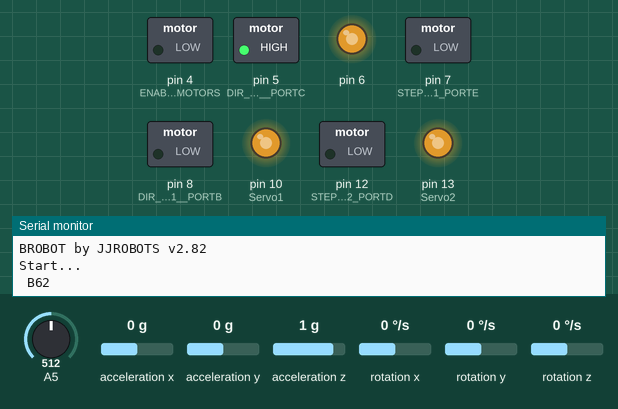
This sketch was run on a simulated Arduino Leonardo, built with avr-gcc and run on an emulated ATmega32U4. Shown: switched loads named in the sketch (green lamp = pin HIGH), output pins drawn as LEDs (lit = HIGH), the last lines printed to the serial monitor. Wiring (inferred from the names in the program): MPU-6050 motion sensor at I2C address 0x68. The inputs (shaded band) are chosen by the test bench; at power-on: acceleration z 1 g, acceleration y 0 g, A5 = 512, acceleration x 0 g, rotation x 0 °/s, rotation y 0 °/s, rotation z 0 °/s. The modem accepts every AT command (registered, SIM ready, sends succeed) and sends nothing else.

Above: at 19.3 s.
19.4 s: acceleration z set to 0.1 g
20.9 s: acceleration z set to -0.2 g
At 22.2 s:
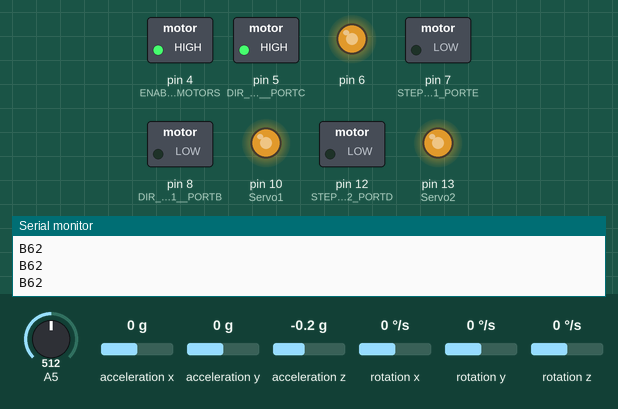
22.7 s: acceleration y set to -0.2 g
At 24.5 s:
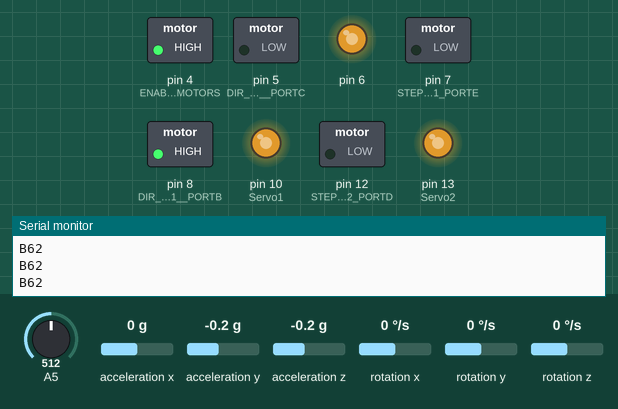
24.8 s: acceleration z set to 0.1 g
At 27.0 s:
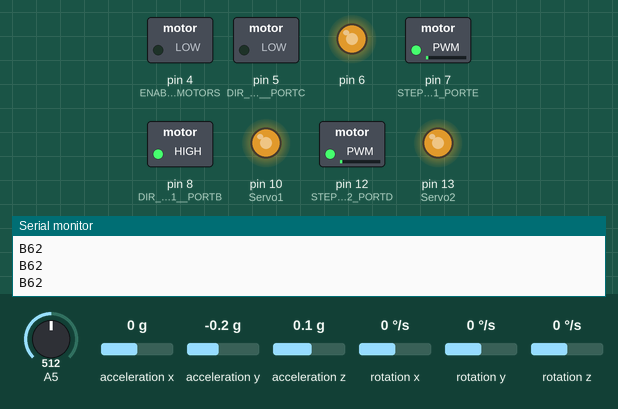
Timing chart, 0 to 28.5 s (numbered marks = the images above; inputs shaded):
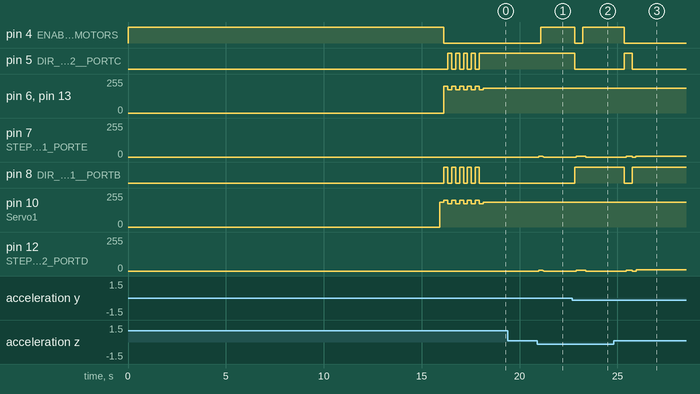

The sketch:

BROBOT_EHANG.ino
```cpp
/*
 * @Author: ylt
 * @Date: 2019-10-11 12:44:21
 * @LastEditors: ylt
 * @LastEditTime: 2019-10-29 16:39:42
 * @FilePath: \BROBOT_EVO2\BROBOT_EVO2.ino
 */
// EhangBRobot Based on JJROBOTS BROBOT
// Join the module Wifi Access Point (by default: JJROBOTS_XX) with your Smartphone/Tablet...
//   Wifi password: 87654321
// For TouchOSC users (IOS): Install the BROBOT layout into the OSC app (Touch OSC) and start play! (read the project page)
// OSC controls:
//    fader1: Throttle (0.0-1.0) OSC message: /1/fader1
//    fader2: Steering (0.0-1.0) OSC message: /1/fader2
//    push1: Move servo arm (and robot raiseup) OSC message /1/push1
//    if you enable the touchMessage on TouchOSC options, controls return to center automatically when you lift your fingers
//    PRO mode (PRO button). On PRO mode steering and throttle are more aggressive
//    PAGE2: PID adjustements [optional][dont touch if you dont know what you are doing...;-) ]

#include <Wire.h>

// Uncomment this lines to connect to an external Wifi router (join an existing Wifi network)
// #define EXTERNAL_WIFI
// #define WIFI_SSID "FAST_347C"
// #define WIFI_PASSWORD "405405405"
// #define WIFI_IP "192.168.1.101"  // Force ROBOT IP
// #define TELEMETRY "192.168.1.38" // Tlemetry server port 2223

#define TELEMETRY "192.168.4.2" // Default telemetry server (first client) port 2223

// NORMAL MODE PARAMETERS (MAXIMUN SETTINGS)
#define MAX_THROTTLE 550
#define MAX_STEERING 140
#define MAX_TARGET_ANGLE 14

// PRO MODE = MORE AGGRESSIVE (MAXIMUN SETTINGS)
#define MAX_THROTTLE_PRO 780   // Max recommended value: 860
#define MAX_STEERING_PRO 260   // Max recommended value: 280
#define MAX_TARGET_ANGLE_PRO 26   // Max recommended value: 32

// Default control terms for EVO 2
#define KP 0.32
#define KD 0.050
#define KP_THROTTLE 0.080
#define KI_THROTTLE 0.1
#define KP_POSITION 0.06
#define KD_POSITION 0.45
//#define KI_POSITION 0.02

// Control gains for raiseup (the raiseup movement requiere special control parameters)
#define KP_RAISEUP 0.1
#define KD_RAISEUP 0.16
#define KP_THROTTLE_RAISEUP 0   // No speed control on raiseup
#define KI_THROTTLE_RAISEUP 0.0

#define MAX_CONTROL_OUTPUT 500
#define ITERM_MAX_ERROR 30   // Iterm windup constants for PI control
#define ITERM_MAX 10000

#define ANGLE_OFFSET 0.0  // Offset angle for balance (to compensate robot own weight distribution)

// Servo definitions
#define SERVO_AUX_NEUTRO 1500  // Servo neutral position
#define SERVO_MIN_PULSEWIDTH 500
#define SERVO_MAX_PULSEWIDTH 2500

#define SERVO2_NEUTRO 1500
#define SERVO2_RANGE 1400

// Telemetry
#define TELEMETRY_BATTERY 1
#define TELEMETRY_ANGLE 1
//#define TELEMETRY_DEBUG 1  // Dont use TELEMETRY_ANGLE and TELEMETRY_DEBUG at the same time!

#define ZERO_SPEED 65535
#define MAX_ACCEL 14      // Maximun motor acceleration (MAX RECOMMENDED VALUE: 20) (default:14)

#define MICROSTEPPING 16   // 8 or 16 for 1/8 or 1/16 driver microstepping (default:16)

#define DEBUG 0   // 0 = No debug info (default) DEBUG 1 for console output

// AUX definitions
#define CLR(x,y) (x&=(~(1<<y)))
#define SET(x,y) (x|=(1<<y))
#define RAD2GRAD 57.2957795
#define GRAD2RAD 0.01745329251994329576923690768489

String MAC;  // MAC address of Wifi module

uint8_t cascade_control_loop_counter = 0;
uint8_t loop_counter;       // To generate a medium loop 40Hz
uint8_t slow_loop_counter;  // slow loop 2Hz
uint8_t sendBattery_counter; // To send battery status
int16_t BatteryValue;

long timer_old;
long timer_value;
float debugVariable;
float dt;

// Angle of the robot (used for stability control)
float angle_adjusted;
float angle_adjusted_Old;
float angle_adjusted_filtered=0.0;

// Default control values from constant definitions
float Kp = KP;
float Kd = KD;
float Kp_thr = KP_THROTTLE;
float Ki_thr = KI_THROTTLE;
float Kp_user = KP;
float Kd_user = KD;
float Kp_thr_user = KP_THROTTLE;
float Ki_thr_user = KI_THROTTLE;
float Kp_position = KP_POSITION;
float Kd_position = KD_POSITION;
bool newControlParameters = false;
bool modifing_control_parameters = false;
int16_t position_error_sum_M1;
int16_t position_error_sum_M2;
float PID_errorSum;
float PID_errorOld = 0;
float PID_errorOld2 = 0;
float setPointOld = 0;
float target_angle;
int16_t throttle;
float steering;
float max_throttle = MAX_THROTTLE;
float max_steering = MAX_STEERING;
float max_target_angle = MAX_TARGET_ANGLE;
float control_output;
float angle_offset = ANGLE_OFFSET;

boolean positionControlMode = false;
uint8_t mode;  // mode = 0 Normal mode, mode = 1 Pro mode (More agressive)

int16_t motor1;
int16_t motor2;

// position control
volatile int32_t steps1;
volatile int32_t steps2;
int32_t target_steps1;
int32_t target_steps2;
int16_t motor1_control;
int16_t motor2_control;

int16_t speed_M1, speed_M2;        // Actual speed of motors
int8_t  dir_M1, dir_M2;            // Actual direction of steppers motors
int16_t actual_robot_speed;        // overall robot speed (measured from steppers speed)
int16_t actual_robot_speed_Old;
float estimated_speed_filtered;    // Estimated robot speed

// OSC output variables
uint8_t OSCpage;
uint8_t OSCnewMessage;
float OSCfader[4];
float OSCxy1_x;
float OSCxy1_y;
float OSCxy2_x;
float OSCxy2_y;
uint8_t OSCpush[4];
uint8_t OSCtoggle[4];
uint8_t OSCmove_mode;
int16_t OSCmove_speed;
int16_t OSCmove_steps1;
int16_t OSCmove_steps2;


// INITIALIZATION
void setup()
{
  // STEPPER PINS ON JJROBOTS BROBOT BRAIN BOARD
  pinMode(4, OUTPUT); // ENABLE MOTORS
  pinMode(7, OUTPUT); // STEP MOTOR 1 PORTE,6
  pinMode(8, OUTPUT); // DIR MOTOR 1  PORTB,4
  pinMode(12, OUTPUT); // STEP MOTOR 2 PORTD,6
  pinMode(5, OUTPUT); // DIR MOTOR 2  PORTC,6
  digitalWrite(4, HIGH);  // Disbale motors
  pinMode(10, OUTPUT);  // Servo1 (arm)
  pinMode(13, OUTPUT);  // Servo2

  Serial.begin(115200); // Serial output to console
  Serial1.begin(115200);
  OSC_init();

  // Initialize I2C bus (MPU6050 is connected via I2C)
  Wire.begin();

#if DEBUG > 0
  delay(9000);
#else
  delay(1000);
#endif
  Serial.println("JJROBOTS");
  delay(200);
  Serial.println("Don't move for 10 sec...");
  MPU6050_setup();  // setup MPU6050 IMU
  delay(500);

  // With the new ESP8266 WIFI MODULE WE NEED TO MAKE AN INITIALIZATION PROCESS
  Serial.println("WIFI init");
  Serial1.flush();
  Serial1.print("+++");  // To ensure we exit the transparent transmision mode
  delay(100);
  ESPsendCommand("AT", "OK", 1);
  ESPsendCommand("AT+RST", "OK", 2); // ESP Wifi module RESET
  ESPwait("ready", 6);
  ESPsendCommand("AT+GMR", "OK", 5);

#ifdef EXTERNAL_WIFI
  ESPsendCommand("AT+CWQAP", "OK", 3);
  ESPsendCommand("AT+CWMODE=1", "OK", 3);
  //String auxCommand = (String)"AT+CWJAP="+WIFI_SSID+","+WIFI_PASSWORD;
  char auxCommand[90] = "AT+CWJAP=\"";
  strcat(auxCommand, WIFI_SSID);
  strcat(auxCommand, "\",\"");
  strcat(auxCommand, WIFI_PASSWORD);
  strcat(auxCommand, "\"");
  ESPsendCommand(auxCommand, "OK", 14);
#ifdef WIFI_IP
  strcpy(auxCommand, "AT+CIPSTA=\"");
  strcat(auxCommand, WIFI_IP);
  strcat(auxCommand, "\"");
  ESPsendCommand(auxCommand, "OK", 4);
#endif
  ESPsendCommand("AT+CIPSTA?", "OK", 4);
#else  // Deafault : we generate a wifi network
  Serial1.println("AT+CIPSTAMAC?");
  ESPgetMac();
  //Serial.print("MAC:");
  //Serial.println(MAC);
  delay(200);
  ESPsendCommand("AT+CWQAP", "OK", 3);
  ESPsendCommand("AT+CWMODE=2", "OK", 3); // Soft AP mode
  // Generate Soft AP. SSID=JJROBOTS, PASS=87654321
  char *cmd =  "AT+CWSAP=\"BLROBOTS_XX\",\"87654321\",5,3";
  // Update XX characters with MAC address (last 2 characters)
  cmd[19] = MAC[10];
  cmd[20] = MAC[11];
  ESPsendCommand(cmd, "OK", 6);
#endif
  // Start UDP SERVER on port 2222, telemetry port 2223
  Serial.println("Start UDP server");
  ESPsendCommand("AT+CIPMUX=0", "OK", 3);  // Single connection mode
  ESPsendCommand("AT+CIPMODE=1", "OK", 3); // Transparent mode
  char Telemetry[80];
  strcpy(Telemetry,"AT+CIPSTART=\"UDP\",\"");
  strcat(Telemetry,TELEMETRY);
  strcat(Telemetry,"\",2223,2222,0");
  ESPsendCommand(Telemetry, "OK", 3);

  // Calibrate gyros
  MPU6050_calibrate();

  ESPsendCommand("AT+CIPSEND", ">", 2); // Start transmission (transparent mode) 发送数据

  // Init servos
  Serial.println("Servo init");
  BROBOT_initServo();
  BROBOT_moveServo1(SERVO_AUX_NEUTRO);

  // STEPPER MOTORS INITIALIZATION
  Serial.println("Stepers init");
  // MOTOR1 => TIMER1
  TCCR1A = 0;                       // Timer1 CTC mode 4, OCxA,B outputs disconnected
  TCCR1B = (1 << WGM12) | (1 << CS11); // Prescaler=8, => 2Mhz
  OCR1A = ZERO_SPEED;               // Motor stopped
  dir_M1 = 0;
  TCNT1 = 0;

  // MOTOR2 => TIMER3
  TCCR3A = 0;                       // Timer3 CTC mode 4, OCxA,B outputs disconnected
  TCCR3B = (1 << WGM32) | (1 << CS31); // Prescaler=8, => 2Mhz
  OCR3A = ZERO_SPEED;   // Motor stopped
  dir_M2 = 0;
  TCNT3 = 0;
  delay(200);

  // Enable stepper drivers and TIMER interrupts
  digitalWrite(4, LOW);   // Enable stepper drivers
  // Enable TIMERs interrupts
  TIMSK1 |= (1 << OCIE1A); // Enable Timer1 interrupt
  TIMSK3 |= (1 << OCIE1A); // Enable Timer1 interrupt

  // Little motor vibration and servo move to indicate that robot is ready
  for (uint8_t k = 0; k < 5; k++)
  {
    setMotorSpeedM1(5);
    setMotorSpeedM2(5);
    BROBOT_moveServo1(SERVO_AUX_NEUTRO + 100);
    BROBOT_moveServo2(SERVO2_NEUTRO + 100);
    delay(200);
    setMotorSpeedM1(-5);
    setMotorSpeedM2(-5);
    BROBOT_moveServo1(SERVO_AUX_NEUTRO - 100);
    BROBOT_moveServo2(SERVO2_NEUTRO - 100);
    delay(200);
  }
  BROBOT_moveServo1(SERVO_AUX_NEUTRO);
  BROBOT_moveServo2(SERVO2_NEUTRO);

 #if TELEMETRY_BATTERY==1
  BatteryValue = BROBOT_readBattery(true);
  Serial.print("BATT:");
  Serial.println(BatteryValue);
#endif
  Serial.println("BROBOT by JJROBOTS v2.82");
  Serial.println("Start...");
  timer_old = micros();
}


// MAIN LOOP
void loop()
{
  OSC_MsgRead();  // Read UDP OSC messages
  if (OSCnewMessage)
  {
    OSCnewMessage = 0;
    if (OSCpage == 1)   // Get commands from user (PAGE1 are user commands: throttle, steering...)
    {
      if (modifing_control_parameters)  // We came from the settings screen
      {
        OSCfader[0] = 0.5; // default neutral values
        OSCfader[1] = 0.5;
        OSCtoggle[0] = 0;  // Normal mode
        mode = 0;
        modifing_control_parameters = false;
      }

      if (OSCmove_mode)
      {
        //Serial.print("M ");
        //Serial.print(OSCmove_speed);
        //Serial.print(" ");
        //Serial.print(OSCmove_steps1);
        //Serial.print(",");
        //Serial.println(OSCmove_steps2);
        positionControlMode = true;
        OSCmove_mode = false;
        target_steps1 = steps1 + OSCmove_steps1;
        target_steps2 = steps2 + OSCmove_steps2;
      }
      else
      {
        positionControlMode = false;
        throttle = (OSCfader[0] - 0.5) * max_throttle;
        // We add some exponential on steering to smooth the center band
        steering = OSCfader[1] - 0.5;
        if (steering > 0)
          steering = (steering * steering + 0.5 * steering) * max_steering;
        else
          steering = (-steering * steering + 0.5 * steering) * max_steering;
      }

      if ((mode == 0) && (OSCtoggle[0]))
      {
        // Change to PRO mode
        max_throttle = MAX_THROTTLE_PRO;
        max_steering = MAX_STEERING_PRO;
        max_target_angle = MAX_TARGET_ANGLE_PRO;
        mode = 1;
      }
      if ((mode == 1) && (OSCtoggle[0] == 0))
      {
        // Change to NORMAL mode
        max_throttle = MAX_THROTTLE;
        max_steering = MAX_STEERING;
        max_target_angle = MAX_TARGET_ANGLE;
        mode = 0;
      }
    }
    else if (OSCpage == 2) { // OSC page 2
      // Check for new user control parameters
      readControlParameters();
    }
#if DEBUG==1
    Serial.print(throttle);
    Serial.print(" ");
    Serial.println(steering);
#endif
  } // End new OSC message

  timer_value = micros();

  // New IMU data?
  if (MPU6050_newData())
  {
    MPU6050_read_3axis();
    loop_counter++;
    slow_loop_counter++;
    dt = (timer_value - timer_old) * 0.000001; // dt in seconds
    timer_old = timer_value;

    angle_adjusted_Old = angle_adjusted;
    // Get new orientation angle from IMU (MPU6050)
    float MPU_sensor_angle = MPU6050_getAngle(dt);
    angle_adjusted = MPU_sensor_angle + angle_offset;
    if ((MPU_sensor_angle>-15)&&(MPU_sensor_angle<15))
      angle_adjusted_filtered = angle_adjusted_filtered*0.99 + MPU_sensor_angle*0.01;

#if DEBUG==1
    Serial.print(dt);
    Serial.print(" ");
    Serial.print(angle_offset);
    Serial.print(" ");
    Serial.print(angle_adjusted);
    Serial.print(",");
    Serial.println(angle_adjusted_filtered);
#endif
    //Serial.print("\t");

    // We calculate the estimated robot speed:
    // Estimated_Speed = angular_velocity_of_stepper_motors(combined) - angular_velocity_of_robot(angle measured by IMU)
    actual_robot_speed = (speed_M1 + speed_M2) / 2; // Positive: forward

    int16_t angular_velocity = (angle_adjusted - angle_adjusted_Old) * 25.0; // 25 is an empirical extracted factor to adjust for real units
    int16_t estimated_speed = -actual_robot_speed + angular_velocity;
    estimated_speed_filtered = estimated_speed_filtered * 0.9 + (float)estimated_speed * 0.1; // low pass filter on estimated speed

#if DEBUG==2
    Serial.print(angle_adjusted);
    Serial.print(" ");
    Serial.println(estimated_speed_filtered);
#endif

    if (positionControlMode)
    {
      // POSITION CONTROL. INPUT: Target steps for each motor. Output: motors speed
      motor1_control = positionPDControl(steps1, target_steps1, Kp_position, Kd_position, speed_M1);
      motor2_control = positionPDControl(steps2, target_steps2, Kp_position, Kd_position, speed_M2);

      // Convert from motor position control to throttle / steering commands
      throttle = (motor1_control + motor2_control) / 2;
      throttle = constrain(throttle, -190, 190);
      steering = motor2_control - motor1_control;
      steering = constrain(steering, -50, 50);
    }

    // ROBOT SPEED CONTROL: This is a PI controller.
    //    input:user throttle(robot speed), variable: estimated robot speed, output: target robot angle to get the desired speed
    target_angle = speedPIControl(dt, estimated_speed_filtered, throttle, Kp_thr, Ki_thr);
    target_angle = constrain(target_angle, -max_target_angle, max_target_angle); // limited output


#if DEBUG==3
    Serial.print(angle_adjusted);
    Serial.print(" ");
    Serial.print(estimated_speed_filtered);
    Serial.print(" ");
    Serial.println(target_angle);
    Serial.print(" ");
    Serial.println(BatteryValue);
#endif

    // Stability control (100Hz loop): This is a PD controller.
    //    input: robot target angle(from SPEED CONTROL), variable: robot angle, output: Motor speed
    //    We integrate the output (sumatory), so the output is really the motor acceleration, not motor speed.
    control_output += stabilityPDControl(dt, angle_adjusted, target_angle, Kp, Kd);
    control_output = constrain(control_output, -MAX_CONTROL_OUTPUT, MAX_CONTROL_OUTPUT); // Limit max output from control

    // The steering part from the user is injected directly to the output
    motor1 = control_output + steering;
    motor2 = control_output - steering;

    // Limit max speed (control output)
    motor1 = constrain(motor1, -MAX_CONTROL_OUTPUT, MAX_CONTROL_OUTPUT);
    motor2 = constrain(motor2, -MAX_CONTROL_OUTPUT, MAX_CONTROL_OUTPUT);

    int angle_ready;
    if (OSCpush[0])     // If we press the SERVO button we start to move
      angle_ready = 82;
    else
      angle_ready = 74;  // Default angle
    if ((angle_adjusted < angle_ready) && (angle_adjusted > -angle_ready)) // Is robot ready (upright?)
    {
      // NORMAL MODE
      digitalWrite(4, LOW);  // Motors enable
      // NOW we send the commands to the motors
      setMotorSpeedM1(motor1);
      setMotorSpeedM2(motor2);
    }
    else   // Robot not ready (flat), angle > angle_ready => ROBOT OFF
    {
      digitalWrite(4, HIGH);  // Disable motors
      setMotorSpeedM1(0);
      setMotorSpeedM2(0);
      PID_errorSum = 0;  // Reset PID I term
      Kp = KP_RAISEUP;   // CONTROL GAINS FOR RAISE UP
      Kd = KD_RAISEUP;
      Kp_thr = KP_THROTTLE_RAISEUP;
      Ki_thr = KI_THROTTLE_RAISEUP;
      // RESET steps
      steps1 = 0;
      steps2 = 0;
      positionControlMode = false;
      OSCmove_mode = false;
      throttle = 0;
      steering = 0;
    }

    // Push1 Move servo arm
    if (OSCpush[0])  // Move arm
    {
      if (angle_adjusted > -40)
        BROBOT_moveServo1(SERVO_MIN_PULSEWIDTH);
      else
        BROBOT_moveServo1(SERVO_MAX_PULSEWIDTH);
    }
    else
      BROBOT_moveServo1(SERVO_AUX_NEUTRO);

    // Servo2
    BROBOT_moveServo2(SERVO2_NEUTRO + (OSCfader[2] - 0.5) * SERVO2_RANGE);

    // Normal condition?
    if ((angle_adjusted < 56) && (angle_adjusted > -56))
    {
      Kp = Kp_user;            // Default user control gains
      Kd = Kd_user;
      Kp_thr = Kp_thr_user;
      Ki_thr = Ki_thr_user;
    }
    else    // We are in the raise up procedure => we use special control parameters
    {
      Kp = KP_RAISEUP;         // CONTROL GAINS FOR RAISE UP
      Kd = KD_RAISEUP;
      Kp_thr = KP_THROTTLE_RAISEUP;
      Ki_thr = KI_THROTTLE_RAISEUP;
    }

  } // End of new IMU data

  // Medium loop 7.5Hz
  if (loop_counter >= 15)
  {
    loop_counter = 0;
    // Telemetry here?
#if TELEMETRY_ANGLE==1
    char auxS[25];
    int ang_out = constrain(int(angle_adjusted * 10),-900,900);
    sprintf(auxS, "$tA,%+04d", ang_out);
    Serial1.println(auxS);
#endif
#if TELEMETRY_DEBUG==1
    char auxS[50];
    sprintf(auxS, "$tD,%d,%d,%ld", int(angle_adjusted * 10), int(estimated_speed_filtered), steps1);
    Serial1.println(auxS);
#endif

  } // End of medium loop
  else if (slow_loop_counter >= 100) // 1Hz
  {
    slow_loop_counter = 0;
    // Read  status
#if TELEMETRY_BATTERY==1

    BatteryValue = (BatteryValue + BROBOT_readBattery(false)) / 2;
    sendBattery_counter++;
    if (sendBattery_counter >= 3) { //Every 3 seconds we send a message
      sendBattery_counter = 0;
      Serial.print("B");
      Serial.println(BatteryValue);
      char auxS[25];
      sprintf(auxS, "$tB,%04d", BatteryValue);
      Serial1.println(auxS);
    }
#endif
  }  // End of slow loop
}
```

Source omitted: Control.ino (4671 bytes), MPU6050.ino (26499 bytes), Network.ino (3718 bytes), OSC.ino (9189 bytes), Servos.ino (2924 bytes)

Measured:
- the behaviour switches between 0 and -0.1 g on acceleration z (found by bisection; images 0 and 1)
- the behaviour switches between 0 and -0.1 g on acceleration y (found by bisection; images 1 and 2)
- after the input at 20.9 s, pin 4 (ENABLE_MOTORS): LOW → HIGH after 0.17 s; pin 7 (STEP_MOTOR_1_PORTE), pin 12 (STEP_MOTOR_2_PORTD): 0/255 → 7/255 after 0.09 s, → 0/255 0.20 s later
- after the input at 22.7 s, pin 4 (ENABLE_MOTORS): HIGH → LOW after 0.12 s, → HIGH 0.40 s later; pin 5 (DIR_MOTOR_2__PORTC): HIGH → LOW after 0.12 s; pin 7 (STEP_MOTOR_1_PORTE), pin 12 (STEP_MOTOR_2_PORTD): 0/255 → 6/255 after 0.20 s, → 0/255 0.48 s later; pin 8 (DIR_MOTOR_1__PORTB): LOW → HIGH after 0.12 s
- after the input at 24.8 s, pin 4 (ENABLE_MOTORS): HIGH → LOW after 0.56 s; pin 5 (DIR_MOTOR_2__PORTC): LOW → HIGH after 0.56 s, → LOW 0.39 s later
- by itself, pin 6, pin 13 (Servo2): repeats every 0.40 s: 200/255 0.20 s, 175/255 0.20 s, until it stays 187/255 from 18.1 s
- by itself, pin 10 (Servo1): repeats every 0.40 s: 175/255 0.20 s, 200/255 0.20 s, until it stays 187/255 from 18.1 s
